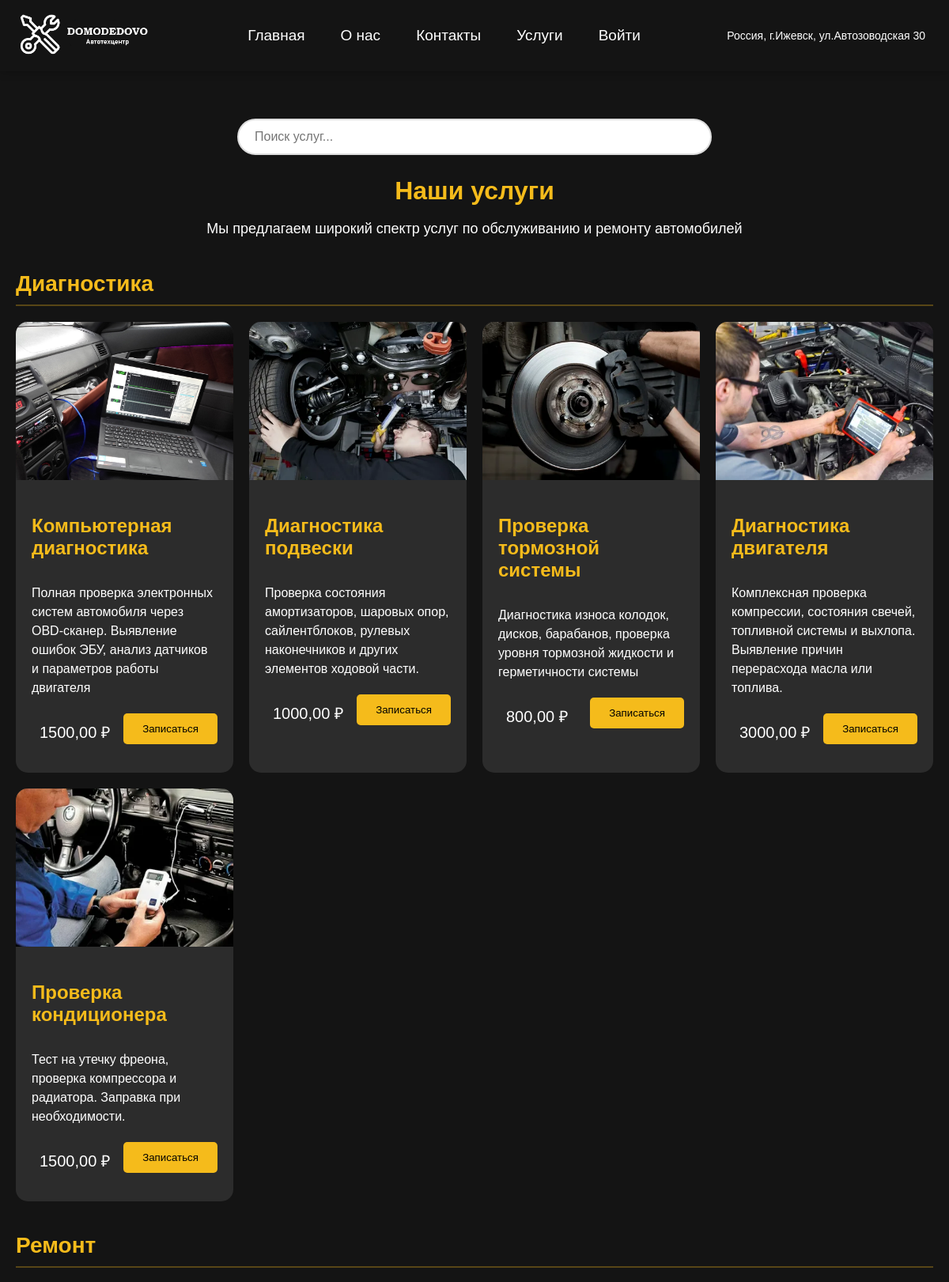
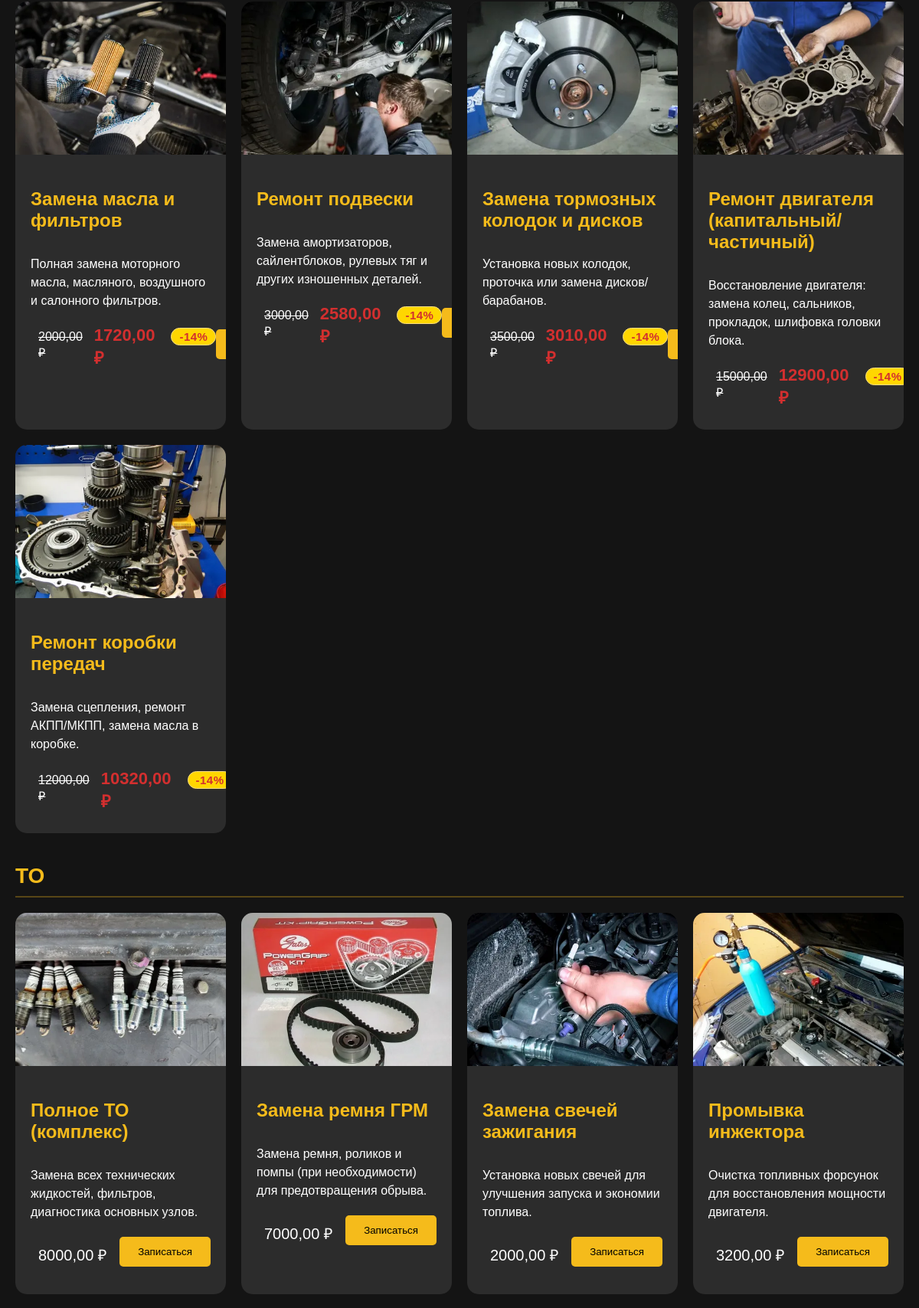
Page /services/ (upper part) on the committed database (2 pictures, top to bottom).
### app/models.py (models this page shows, shortened)
class ServiceType(models.Model):
    CATEGORIES = [
        ('Диагностика', 'Диагностика'),
        ('Ремонт', 'Ремонт'),
        ('ТО', 'ТО'),
    ]
    name = models.CharField(max_length=100, verbose_name="Название услуги")
    description = models.TextField(verbose_name="Описание")
    price = models.DecimalField(max_digits=10, decimal_places=2, verbose_name="Цена")
    category = models.CharField(max_length=50, choices=CATEGORIES, verbose_name="Категория")
    image = models.ImageField(upload_to='services/', null=True, blank=True, verbose_name="Изображение")
    original_price = models.DecimalField(max_digits=10, decimal_places=2, null=True, blank=True, verbose_name="Оригинальная цена")
    class Meta:
        verbose_name = "Услуга"
        verbose_name_plural = "Услуги"
        ordering = ['category', 'name']
    def get_discount_offer(self):
        today = timezone.now().date()
        return self.special_offers.filter(
            is_active=True,
            end_date__gte=today
        ).order_by('-discount_percent').first()
    @property
    def discounted_price(self):
        offer = self.get_discount_offer()
        if offer and offer.discount_percent:
            discount = Decimal(offer.discount_percent) / Decimal('100')
            discounted = self.price * (Decimal('1') - discount)
            return discounted.quantize(Decimal('0.01'), rounding=ROUND_HALF_UP)
        return None

class SpecialOffer(models.Model):
    title = models.CharField(max_length=200, verbose_name="Заголовок")
    content = models.TextField(verbose_name="Содержание")
    image = models.ImageField(upload_to='offers/', verbose_name="Изображение")
    end_date = models.DateField(verbose_name="Дата окончания акции", null=True, blank=True)
    is_one_time = models.BooleanField(default=False, verbose_name="Одноразовое предложение")
    discount_percent = models.PositiveIntegerField("Скидка (%)", null=True, blank=True)
    is_active = models.BooleanField(default=True, verbose_name="Активно")
    created_at = models.DateTimeField(auto_now_add=True)
    services = models.ManyToManyField(
        ServiceType,
        through='ServiceSpecialOffer',
        related_name='special_offers',
        verbose_name="Связанные услуги"
    )
    class Meta:
        verbose_name = "Спецпредложение"
        verbose_name_plural = "Спецпредложения"
        ordering = ['-created_at']

### app/views.py (the view)
# urls.py: path('services/', app_views.services_view, name='services'),
def services_view(request):
    search_query = request.GET.get('search', '').strip()
    services = ServiceType.objects.all()
    if search_query:
        search_words = search_query.split()
        query = Q()
        for word in search_words:
            query |= Q(name__icontains=word)
        services = services.filter(query).distinct()
    services_by_category = {}
    for service in services.order_by('category'):
        if service.category not in services_by_category:
            services_by_category[service.category] = []
        services_by_category[service.category].append(service)
    return render(request, 'services/services.html', {
        'services_by_category': services_by_category,
        'query': search_query,
        'title': f'Поиск: {search_query}' if search_query else 'Наши услуги'
    })

### chat/context_processors.py (called while the page is built)
def support_status(request):
    if request.user.is_authenticated:
        return {
            'is_support_user': is_support(request.user),
            'support_unread_count': 0
        }
    return {
        'is_support_user': False,
        'support_unread_count': 0
    }

### templates/services/services.html (shortened to what this page needs)
{% extends "services/service_base.html" %}
{% block content %}
<div class="services-container">
    <div class="search-container">
        <input type="text"
               id="searchInput"
               class="search-input"
               placeholder="Поиск услуг..."
               value="{{ query|default:'' }}"
               autocomplete="off">
    </div>
    <div id="searchResults">
        <div class="services-header">
            <h2>{% if current_category %}{{ current_category }}{% else %}Наши услуги{% endif %}</h2>
            <p class="service-description">
                {% if current_category %}
                    {% if current_category == 'Ремонт' %}
                        Профессиональный ремонт автомобилей любой сложности
                    {% elif current_category == 'Диагностика' %}
                        Комплексная диагностика всех систем автомобиля
                    {% elif current_category == 'ТО' %}
                        Техническое обслуживание автомобилей всех марок
                    {% endif %}
                {% else %}
                    Мы предлагаем широкий спектр услуг по обслуживанию и ремонту автомобилей
                {% endif %}
            </p>
        </div>
        <div class="services-categories">
            {% for category, services in services_by_category.items %}
                <div class="category-section" id="{{ category|lower }}">
                    <h2 class="category-title">{{ category }}</h2>
                    <div class="services-grid">
                        {% for service in services %}
                            <div class="service-card" id="{{ service.name|slugify }}">
                                {% if service.image %}
                                    <div class="service-image" style="background-image: url('{{ service.image.url }}')"></div>
                                {% endif %}
                                <div class="service-content">
                                    <h3>{{ service.name }}</h3>
                                    <p>{{ service.description }}</p>
                                    <div class="service-footer">
                                        <div class="service-price">
                                            {% if service.discounted_price %}
                                                <span class="original-price">{{ service.price }} ₽</span>
                                                <span class="special-price">{{ service.discounted_price }} ₽</span>
                                                <span class="discount-badge">-{{ service.get_discount_offer.discount_percent }}%</span>
                                            {% else %}
                                                <span class="regular-price">{{ service.price }} ₽</span>
                                            {% endif %}
                                        </div>
                                        <form action="{% url 'make_appointment' %}" method="get">
                                            <button type="submit" class="book-btn">Записаться</button>
                                        </form>
                                    </div>
                                </div>
                            </div>
                        {% endfor %}
                    </div>
                </div>
            {% endfor %}
        </div>
    </div>
</div>
{% endblock %}

### static/style.css (style rules this page uses)
body { margin: 0; padding: 0; font-family: sans-serif; background-color: #141414; padding-top: 70px; }
.services-container { max-width: 1200px; margin: 40px auto; padding: 20px; }
.services-header { text-align: center; margin-bottom: 40px; }
.services-header h2 { color: #f5bb1b; margin-bottom: 15px; font-size: 32px; }
.service-description { color: white; font-size: 18px; max-width: 800px; margin: 0 auto; line-height: 1.6; }
.category-section { margin-bottom: 40px; }
.category-title { color: #f5bb1b; font-size: 28px; margin-bottom: 20px; padding-bottom: 10px; border-bottom: 2px solid rgba(245, 187, 27, 0.3); }
.services-grid { display: grid; grid-template-columns: repeat(auto-fill, minmax(350px, 1fr)); gap: 30px; }
.service-card { background: rgba(255, 255, 255, 0.1); border-radius: 15px; overflow: hidden; transition: transform 0.3s; }
.service-image { width: 100%; height: 200px; background-size: cover; background-position: center; }
.service-content { padding: 20px; display: flex; flex-direction: column; }
.service-content h3 { color: #f5bb1b; margin-bottom: 15px; font-size: 24px; }
.service-content p { color: white; margin-bottom: 20px; line-height: 1.5; flex-grow: 1; }
.service-footer { display: flex; justify-content: space-between; align-items: center; margin-top: auto; }
.service-price { font-size: 24px; color: #f5bb1b; }
.book-btn { padding: 12px 24px; background: #f5bb1b; color: black; text-decoration: none; border: none; border-radius: 5px; cursor: pointer; transition: background-color 0.3s; }
.services-grid { display: grid; grid-template-columns: repeat(auto-fit, minmax(250px, 1fr)); gap: 20px; }
.service-price { color: #f5bb1b; font-size: 0.9em; margin-left: 10px; }
.search-input { display: inline-flex; max-width: 600px; width: 100%; margin: 0 auto; }
.service-price { display: flex; align-items: center; gap: 0.5rem; }
.original-price { font-size: 0.9em; color: #6c757d; text-decoration: line-through; }
.special-price { color: #28a745; font-weight: bold; }

### templates/services/services.html (style rules this page uses)
.search-container { margin: 20px auto; max-width: 600px; padding: 0 15px; }
.search-input { width: 100%; padding: 12px 20px; font-size: 16px; border: 2px solid #ddd; border-radius: 25px; outline: none; transition: border-color 0.3s ease; }
.services-categories { animation: fadeIn 0.3s ease-in-out; }
.service-price { font-size: 20px; font-weight: 500; margin-bottom: 8px; display: flex; align-items: baseline; gap: 10px; }
.original-price { text-decoration: line-through; color: white; font-size: 16px; margin-right: 5px; }
.special-price { color: #d32f2f; font-size: 22px; font-weight: bold; margin-right: 6px; }
.discount-badge { background: #ffd600; color: #d32f2f; border-radius: 12px; font-size: 15px; font-weight: 600; padding: 2px 10px; margin-left: 5px; border: 1px solid #ffe082; box-shadow: 0 1px 2px rgba(220,196,0,0.07); letter-spacing: 0.5px; display: inline-block; }
.regular-price { color: white; font-weight: 500; }

### rows in the picture
ServiceType: category "Диагностика", image (picture), name "Компьютерная диагностика", description "Полная проверка электронных систем автомобиля через OBD-сканер. Выявление ошибок ЭБУ, анализ датчиков и параметров работы двигателя", price "1500,00"
ServiceType: image (picture), name "Диагностика подвески", description "Проверка состояния амортизаторов, шаровых опор, сайлентблоков, рулевых наконечников и других элементов ходовой части.", price "1000,00"
ServiceType: image (picture), name "Проверка тормозной системы", description "Диагностика износа колодок, дисков, барабанов, проверка уровня тормозной жидкости и герметичности системы", price "800,00"
ServiceType: image (picture), name "Диагностика двигателя", description "Комплексная проверка компрессии, состояния свечей, топливной системы и выхлопа. Выявление причин перерасхода масла или топлива.", price "3000,00"
ServiceType: image (picture), name "Проверка кондиционера", description "Тест на утечку фреона, проверка компрессора и радиатора. Заправка при необходимости.", price "1500,00"
ServiceType: category "Ремонт", image (picture), name "Замена масла и фильтров", description "Полная замена моторного масла, масляного, воздушного и салонного фильтров.", price "2000,00", discounted_price "1720,00", get_discount_offer.discount_percent "14"
ServiceType: image (picture), name "Ремонт подвески", description "Замена амортизаторов, сайлентблоков, рулевых тяг и других изношенных деталей.", price "3000,00", discounted_price "2580,00", get_discount_offer.discount_percent "14"
ServiceType: image (picture), name "Замена тормозных колодок и дисков", description "Установка новых колодок, проточка или замена дисков/барабанов.", price "3500,00", discounted_price "3010,00", get_discount_offer.discount_percent "14"
ServiceType: image (picture), name "Ремонт двигателя (капитальный/частичный)", description "Восстановление двигателя: замена колец, сальников, прокладок, шлифовка головки блока.", price "15000,00", discounted_price "12900,00", get_discount_offer.discount_percent "14"
ServiceType: image (picture), name "Ремонт коробки передач", description "Замена сцепления, ремонт АКПП/МКПП, замена масла в коробке.", price "12000,00", discounted_price "10320,00", get_discount_offer.discount_percent "14"
ServiceType: category "ТО", image (picture), name "Полное ТО (комплекс)", description "Замена всех технических жидкостей, фильтров, диагностика основных узлов.", price "8000,00"
ServiceType: image (picture), name "Замена ремня ГРМ", description "Замена ремня, роликов и помпы (при необходимости) для предотвращения обрыва.", price "7000,00"
ServiceType: image (picture), name "Замена свечей зажигания", description "Установка новых свечей для улучшения запуска и экономии топлива.", price "2000,00"
ServiceType: image (picture), name "Промывка инжектора", description "Очистка топливных форсунок для восстановления мощности двигателя.", price "3200,00"
